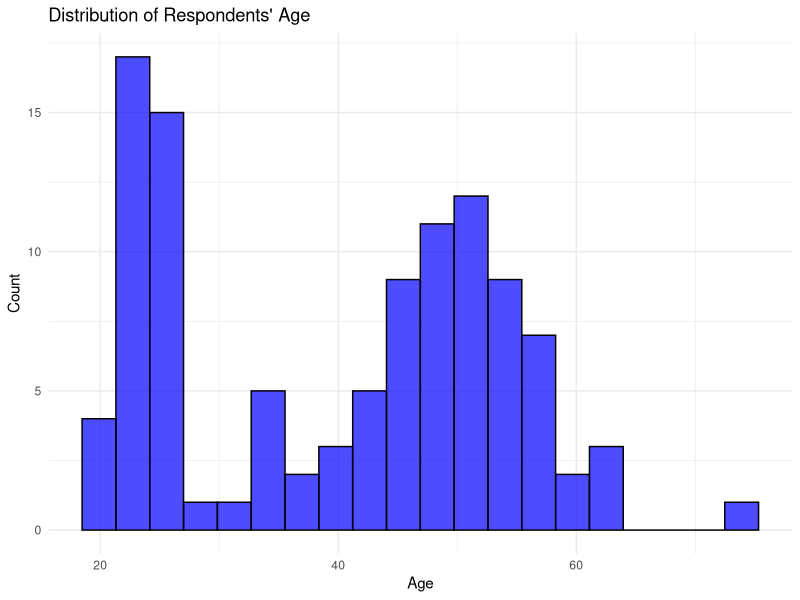
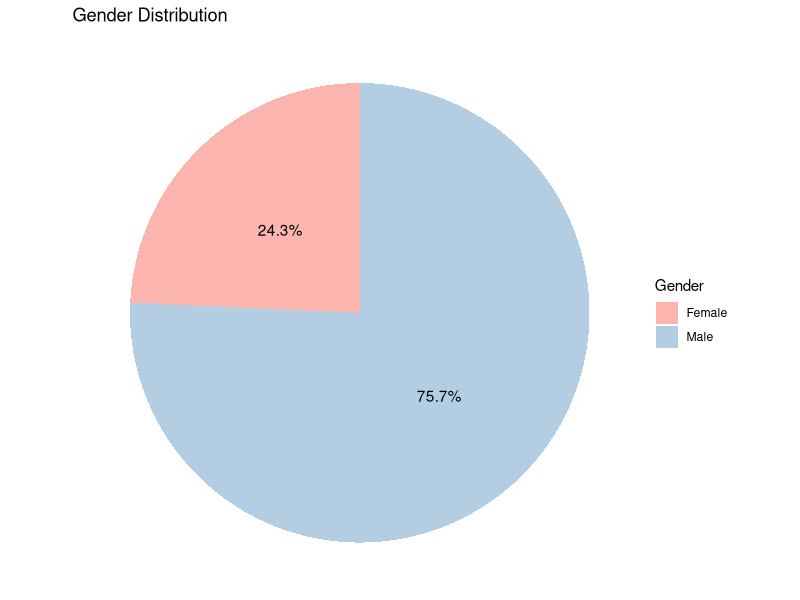
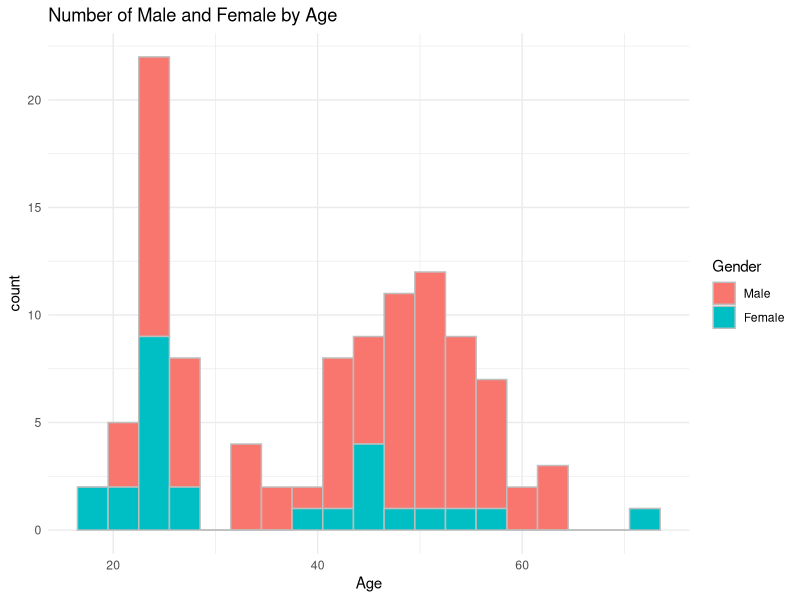
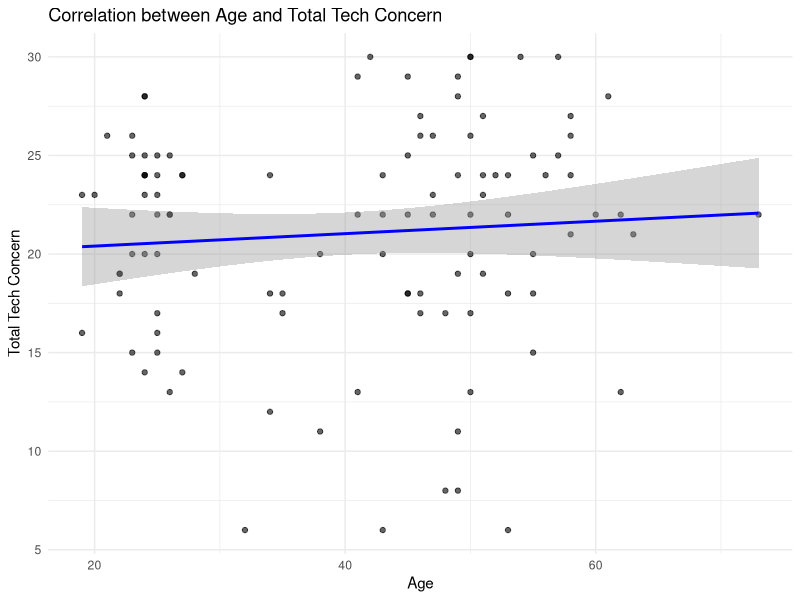
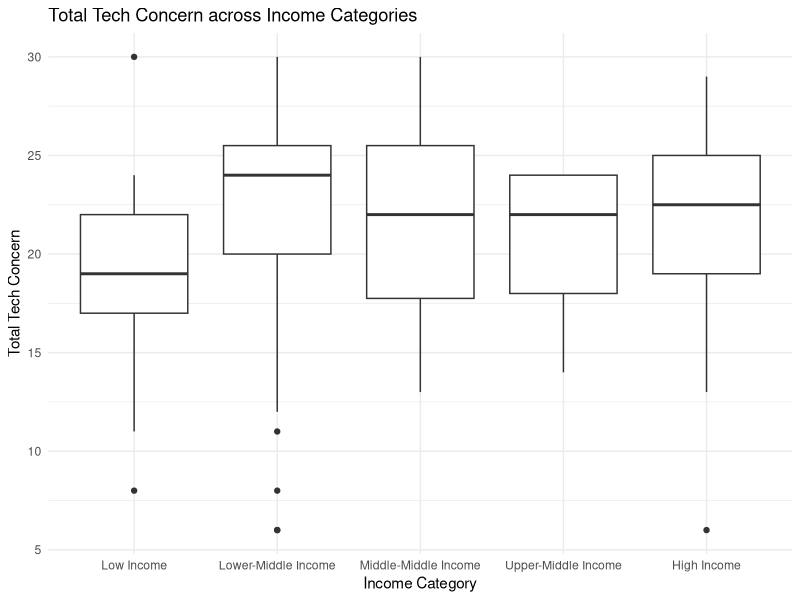

These figures' R source, in order:
## ---- chunk 1
library(readr)
library(here)

SurveyData <- read_csv(here("data","SurveyData.csv"), show_col_types = FALSE)
## ---- chunk 2
library(skimr)

skim(SurveyData)
## ---- chunk 3
library(skimr)

if (interactive()) {
  View(head(SurveyData))
  View(tail(SurveyData))
  View(SurveyData)
}
## ---- chunk 4
library(ggplot2)

# Age distribution Histogram
ggplot(SurveyData, aes(x = Age)) +
  geom_histogram(
    bins = 20,
    fill = "blue",
    color = "black",
    alpha = 0.7
  ) +
  labs(x = "Age", y = "Count", title = "Distribution of Respondents' Age") +
  theme_minimal()
## ---- chunk 5
library(ggplot2)
library(dplyr)

# Gender distribution pie chart
SurveyData %>%
  count(Gender) %>%
  ggplot(aes(x = "", y = n, fill = Gender)) +
  geom_bar(stat = "identity", width = 1) +
  coord_polar("y", start = 0) +
  scale_fill_brewer(palette = "Pastel1") +
  theme_void() +
  labs(title = "Gender Distribution") +
  geom_text(aes(label = scales::percent(n / sum(n), accuracy = 0.1)),
    position = position_stack(vjust = 0.5)
  )
## ---- chunk 6
# Calculating mean and median age
mean_age <-
  mean(SurveyData$Age, na.rm = TRUE) # na.rm = TRUE ensures that NA values are removed
median_age <- median(SurveyData$Age, na.rm = TRUE)

cat(sprintf("Mean Age: %.2f, Median Age: %.2f", mean_age, median_age))
## ---- chunk 7
library(ggplot2)

# Histogram plot of Age with color based on Gender
SurveyData$Gender <- factor(SurveyData$Gender, levels = c("Male", "Female"))

ggplot(data = SurveyData, aes(x = Age, fill = Gender)) +
  geom_histogram(
    position = "stack",
    binwidth = 3,
    colour = "grey"
  ) +
  labs(title = "Number of Male and Female by Age") +
  theme_minimal()
## ---- chunk 8
# Define labels for the income categories
breaks <- c(0, 200000, 600000, 1200000, 2000000, Inf)
labels <-
  c(
    "Low Income",
    "Lower-Middle Income",
    "Middle-Middle Income",
    "Upper-Middle Income",
    "High Income"
  )

# Create the IncomeCategory variable
SurveyData$IncomeCategory <-
  cut(
    SurveyData$HouseholdIncome,
    breaks = breaks,
    labels = labels,
    include.lowest = TRUE
  )

# add var to the dataframe
write.csv(SurveyData, "SurveyData.csv", row.names = FALSE)
## ---- chunk 9
library(dplyr)

# TotalTechConcern calculated by summing all columns that start with 'Risk'
SurveyData <- SurveyData %>%
  mutate(TotalTechConcern = rowSums(select(., starts_with("Risk"))))

# add var to the dataframe
write.csv(SurveyData, "SurveyData.csv", row.names = FALSE)
## ---- chunk 10
library(dplyr)

# Calculate the TotalTechBenefit by summing all columns that start with 'Benefit'
SurveyData <- SurveyData %>%
  mutate(TotalTechBenefit = rowSums(select(., starts_with("Benefit")), na.rm = TRUE))

# add var to the dataframe
write.csv(SurveyData, "SurveyData.csv", row.names = FALSE)
## ---- chunk 11
library(ggplot2)

ggplot(data = SurveyData, aes(x = Age, y = TotalTechConcern)) +
  geom_point(alpha = 0.6) +
  geom_smooth(method = "lm", color = "blue") +
  labs(
    x = "Age", y = "Total Tech Concern",
    title = "Correlation between Age and Total Tech Concern"
  ) +
  theme_minimal()

# Calculate and print the correlation coefficient
correlation <-
  cor.test(SurveyData$Age, SurveyData$TotalTechConcern, use = "complete.obs") # use handles missing values
print(correlation)
## ---- chunk 12
library(ggplot2)

ggplot(data = SurveyData, aes(x = IncomeCategory, y = TotalTechConcern)) +
  geom_boxplot() +
  labs(
    x = "Income Category", y = "Total Tech Concern",
    title = "Total Tech Concern across Income Categories"
  ) +
  theme_minimal()

# ANOVA to test if differences in TotalTechConcern are statistically significant across IncomeCategory
anova_result <- aov(TotalTechConcern ~ IncomeCategory, data = SurveyData)
summary(anova_result)
